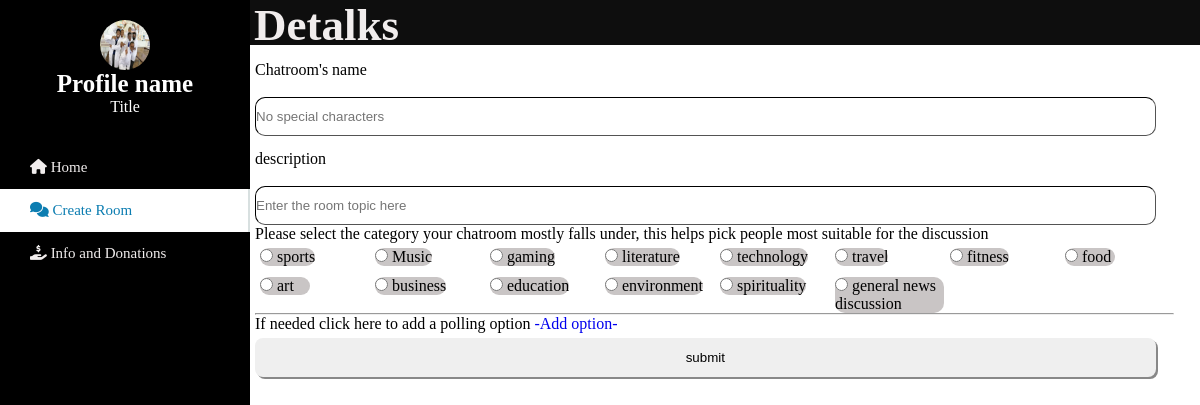
The page /create_room (signed in) on the database its author committed.
### chat/models.py (models this page shows)
class Profile(models.Model):
    user = models.ForeignKey(User, on_delete=models.CASCADE)
    profileimg = models.ImageField(upload_to='static/media/media/images', default='/media/static/media/media/thisone.png')
    rooms = models.ManyToManyField(Room)
    vote = models.ManyToManyField(Option)
    voted_rooms = models.ManyToManyField(Room,related_name= 'voted_room', blank=True)
    maximum_rooms = models.IntegerField(default=0)
    def __str__(self):
        return self.user.username

class Catagories(models.Model):
    name = models.CharField(default = 'Anime', max_length=1000)
    profiles = models.ManyToManyField(Profile, blank=True)
    def __str__(self):
        return self.name

### chat/views.py (the view)
# urls.py: path('create_room', views.create_room, name = 'create_room'),
@login_required(login_url='login')
def create_room(request):
    user = Profile.objects.get(user = request.user.id)
    opt = Saver.objects.get(name=user)
    catagories = Catagories.objects.all()
    return render(request, 'create_room.html', {
        'opt':opt,
        'catagories':catagories,
        'user':user,
    })

### templates/create_room.html (shortened to what this page needs)
<html lang="en">
<head>
    <link rel="stylesheet" href="/static/create_room.css">
    <link rel="stylesheet" href="https://cdnjs.cloudflare.com/ajax/libs/font-awesome/6.2.1/css/all.min.css">
</head>
<body>
    <div class="wrapper">
        <div class="sidebar">
            <div class="profile">
            <img src="{{user.profileimg.url}}" alt="lol your wifi is bad">
            <h3>Profile name</h3>
            <p>Title</p>
        </div>
        <ul>
            <li><a href="/" class="scroll">
                <span class="icon"><i class="fas fa-home"></i></span>
                <span class="item">Home</span>
            </a></li>
            <li><a href="" class="active">
                <span class="icon"><i class="fa-sharp fa-solid fa-comments"></i></span>
                <span class="item">Create Room</span>
            </a></li>
            <li><a href="/describer">
                <span class="icon"><i class="fa-solid fa-hand-holding-dollar"></i></span>
                <span class="item">Info and Donations</span>
            </a></li>
        </ul>
    </div>
        </div>
        <div class="topbar">
            <div class="title">
                <a href="#"><h4>Detalks</h4></a>
            </div>
        </div>
        <div class="message_box">
            <div class="messages">
                <form method="post" action="checkview">
                    <p>Chatroom's name</p><br>
                    <input type="text" placeholder="No special characters" name="room_name" required minlength="1" pattern="([^\s][A-z0-9À-ž\s]+)"><br>
                    <p>description</p><br>
                    <input type="text" name='topic' id="topic" width="100px" placeholder="Enter the room topic here"><br>
                    <label>Please select the category your chatroom mostly falls under, this helps pick people most suitable for the discussion</label></br>
                    <div class="radio">
                        {% for cat in catagories %}
                        <div class="buttons">
                            <label>
                                  <input class="form-check-input me-1" type="radio" name = 'choice'value='{{cat}}' >
                                  {{cat}}
                          </label>
                        </div>
                        {% endfor %}
                    </div>
                    <hr>
                    <label>If needed click here to add a polling option</label>
                    <a href="/addoption">-Add option-</a><br>
                    <input type="submit" value="submit">
                </form>
            </div>
        </div>
</body>
</html>

### static/create_room.css (style rules this page uses)
* { list-style: none; text-decoration: none; margin:0; padding:0; box-sizing: border-box; font-family: 'open sans' sans-serif; }
.sidebar { background: #000000; position: fixed; top: 0; left:0; width:225px; height:100%; padding:20px 0; overflow: auto; transition:all 0.6s ease; }
.profile { margin-bottom:30px; text-align: center; }
.profile img { display: block; width: 100px; height: 100px; border-radius: 50%; margin: 0 auto; }
.sidebar ul li a { display: block; padding:13px 30px; color: rgb(241, 237, 237); font-size: 16px; position: relative; }
.sidebar ul li a:hover, .sidebar ul li a.active { color: #0c7db1; background:white; border-right:2px solid rgb(216, 224, 224); }
.sidebar ul li a:hover .icon, .sidebar ul li a.active .icon { color: #0c7db1; }
.sidebar ul li a:hover::before, .sidebar ul li a.active::before { display: block; }
.topbar { background-color: #000000f1; height:60px; display: flex; align-items:center; }
.title { margin-left: 235px; font-size: 50px; transition: all 0.45s ease; }
.title h4 { color: rgb(241, 237, 237); }
.message_box { width:calc(100% - 225px); display: flex; height:83%; width:100%; text-justify: auto; transition:all 0.6s ease; }
.messages { width:calc(100% - 225px); margin-top: 2px; margin-left:230px; margin-right:3px; overflow: auto; transition: all 0.45s ease; }
.messages p { margin-top: 14px; color: #000000; }
input[type=text] { height: 39px; width: 1055px; border-radius: 10px; border-width: 1px; border-color: black; }
input[type=submit] { height:39px; width: 1055px; border:3px; border-radius:8px; box-shadow: 2px 2px #888888; }
.radio { gap: 6px; justify-content: left; display: grid; grid-template-columns: repeat(8, minmax(5px, 1fr)); margin-left: 5px; }
.buttons { height: fit-content; width: fit-content; min-width: 50px; background-color: rgb(201, 197, 197); display: inline-flex; border-radius: 10px; margin-top: 5px; }
@media only screen and (min-width:700px) { .sidebar { background: #000000; position: fixed; top: 0; left:0; width:250px; height:100%; padding:20px 0; overflow: auto; transition:all 0.6s ease; } }
@media only screen and (min-width:700px) { .profile { margin-bottom:30px; text-align: center; } }
@media only screen and (min-width:700px) { .profile img { display: block; width: 50px; height: 50px; border-radius: 50%; margin: 0 auto; } }
@media only screen and (min-width:700px) { .profile h3 { color: white; font-size: 25px; } }
@media only screen and (min-width:700px) { .profile p { color: white; } }
@media only screen and (min-width:700px) { .sidebar ul li a { display: block; padding:13px 30px; color: rgb(241, 237, 237); font-size: 15px; position: relative; } }
@media only screen and (min-width:700px) { .sidebar ul li a:hover, .sidebar ul li a.active { color: #0c7db1; background:white; border-right:2px solid rgb(216, 224, 224); } }
@media only screen and (min-width:700px) { .sidebar ul li a:hover .icon, .sidebar ul li a.active .icon { color: #0c7db1; } }
@media only screen and (min-width:700px) { .sidebar ul li a:hover::before, .sidebar ul li a.active::before { display: block; } }
@media only screen and (min-width:700px) { .topbar { background-color: #000000f1; height:45px; display: flex; align-items:center; } }
@media only screen and (min-width:700px) { .title { margin-top: 4px; margin-left: 254px; font-size: 45px; transition: all 0.45s ease; } }
@media only screen and (min-width:700px) { .title h4 { color: rgb(241, 237, 237); } }
@media only screen and (min-width:700px) { .message_box { display: flex; height:88%; width:96%; margin-left: 25px; text-justify: auto; transition:all 0.6s ease; } }
@media only screen and (min-width:700px) { .messages { margin-top: 2px; overflow:auto; width: 100%; transition: all 0.45s ease; } }
@media only screen and (min-width:700px) { input[type=text] { height: 39px; width: 98%; border-radius: 10px; border-width: 1px; border-color: black; } }
@media only screen and (min-width:700px) { input[type='submit'] { margin-top: 5px; height:39px; width: 98%; border:3px; border-radius:8px; } }
@media only screen and (min-width:700px) { .radio { gap: 6px; justify-content: left; display: grid; grid-template-columns: repeat(8, minmax(6px, 1fr)); margin-left: 5px; } }
@media only screen and (min-width:700px) { .buttons { height: fit-content; width: fit-content; min-width: 50px; background-color: rgb(201, 197, 197); display: inline-flex; border-radius: 10px; margin-top: 5px; } }

### rows shown on the page
Profile: profileimg (picture)
Catagories: name "sports"
Catagories: name "Music"
Catagories: name "gaming"
Catagories: name "literature"
Catagories: name "technology"
Catagories: name "travel"
Catagories: name "fitness"
Catagories: name "food"
Catagories: name "art"
Catagories: name "business"
Catagories: name "education"
Catagories: name "environment"
Catagories: name "spirituality"
Catagories: name "general news discussion"
